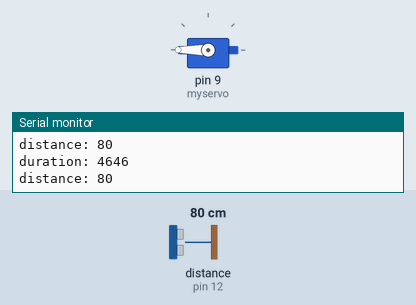
Recording of a sketch running on a simulated Arduino Uno, built with avr-gcc and run on an emulated ATmega328P. On the bench: servo, the last lines printed to the serial monitor. Wiring (inferred from the names in the program): ultrasonic range finder: trigger pin 11; echo pin 12. Inputs (shaded band) come from the test bench; at power-on: distance to the obstacle (sensor on pin 12) 80 cm. The echo pulse lasts 58.3 µs per cm.

Above: at 1.2 s.
1.3 s: distance to the obstacle (sensor on pin 12) set to 2 cm
At 2.0 s:
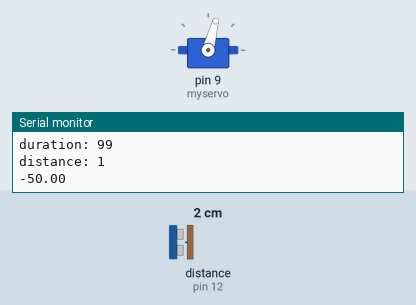
At 2.5 s:
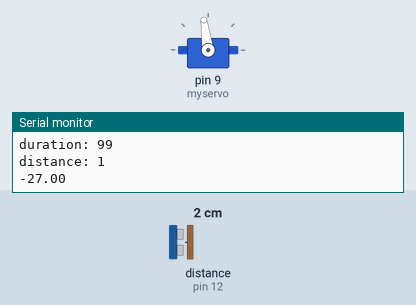
4.3 s: distance to the obstacle (sensor on pin 12) set to 26 cm
6.1 s: distance to the obstacle (sensor on pin 12) set to 30 cm
7.6 s: distance to the obstacle (sensor on pin 12) set to 34 cm
At 8.8 s:
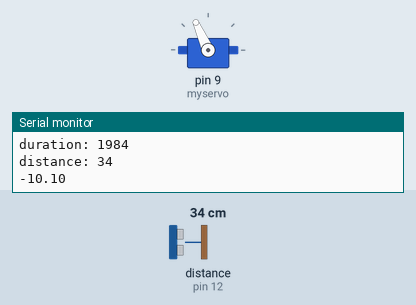
10.6 s: distance to the obstacle (sensor on pin 12) set to 50 cm
At 13.5 s:
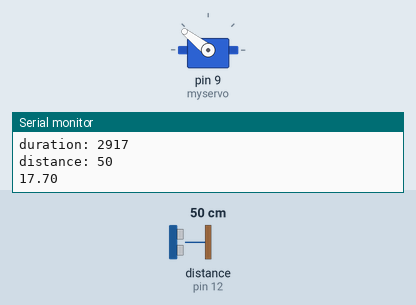
13.6 s: distance to the obstacle (sensor on pin 12) set to 58 cm
Timing chart, 0 to 16.6 s (numbered marks = the images above; inputs shaded):
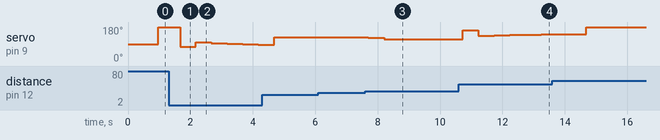

Measured:
- the behaviour switches between 33 and 34 cm on distance to the obstacle (sensor on pin 12) (found by bisection; images 2 and 3)
- after the input at 1.3 s, servo on pin 9 (myservo): 180° → 75° after 0.37 s, → 98° 0.50 s later, → 95° 0.50 s later, → 92° 0.50 s later, … (6 changes in this stretch)
- after the input at 7.6 s, servo on pin 9 (myservo): 125° → 123° after 0.10 s, → 114° 0.50 s later, → 115° 1.0 s later, → 116° 0.50 s later

The sketch:

final-code.ino
```cpp
#include <PID_v1.h>
#include <Servo.h>

Servo myservo;

//PID control values
const float Kp = 0.8;
const float Ki = 1;
const float Kd = 0.2;

int i=0, j=0;

//arduino pins used
const int servoPin = 9;
const int echoPin = 12;
const int trigPin = 11;

int minimum = -50, maximum = 80;
double input, output, setpoint = 28;
double getdistance(void);
PID myPID(&input, &output, &setpoint, Kp, Ki, Kd, REVERSE);

void setup(){
  pinMode(echoPin, INPUT);
  pinMode(trigPin, OUTPUT);
  myservo.attach(9);
  Serial.begin(9600);
  input = getdistance();
  myPID.SetMode(AUTOMATIC);
  myPID.SetOutputLimits(minimum, maximum);
}

void loop(){
  input = getdistance();
  if (input < 55){
    i=0;
    myPID.Compute();
    if (input >= 23 && input <= 33){
      j++;
      if (j >= 10){
        output = 10;
      }
      output = 0;
    }
    else{
      j=0;
    }
    Serial.println(output);
    myservo.write(125 + output);
    delay(500);
    }
  else{
    i++;
  }
  if (i == 30){
    myservo.write(180);
    delay(700);
    i=0;
  }
}

double getdistance(void) {
  //function used to calculate the distance between the ball and the ultrasonic sensor
  unsigned long duration, distance;

  digitalWrite(trigPin, LOW);
  delayMicroseconds(10);
  digitalWrite(trigPin, HIGH);
  delayMicroseconds(10);
  digitalWrite(trigPin, LOW);

  //calculates the total time (in microseconds) echoPin is high
  duration = pulseIn(echoPin, HIGH);
  //the total time found before is used to calculate the distance (in centimeters/microseconds) between the sensor and the ball
  distance = (duration * 0.03463) / 2; //0.03463 cm/microsecs is the speed of sound in the air in 25 degrees Celsius

  Serial.print("duration: ");
  Serial.println(duration);
  Serial.print("distance: ");
  Serial.println(distance);
  Serial.println();

  return distance;
}
```
